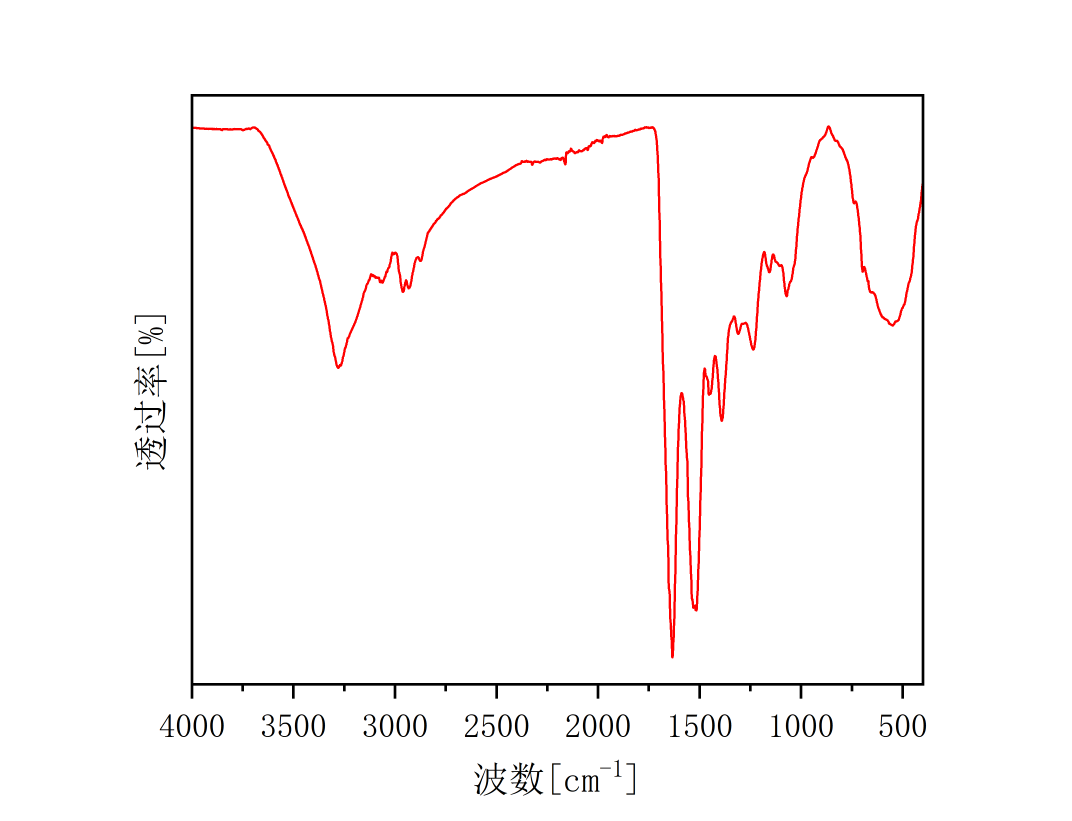
#> input picture standard_images/Albumine_FTIR.png, 3216 x 2462 px (shown at 1/3 size); its folder holds only this picture in this run
$ python build_standard_db.py
#> lines starting #> are read from the running program, lines starting #| are printed output that depends on the picture; after the words box and inside, x2 and y2 are one past the last pixel; in counts of white or black regions, pixels touching at a corner belong together
### utils.py
import cv2
import numpy as np
from scipy.interpolate import interp1d
# 1.核心清洗函数
def clean_and_parse_data(raw_data):
    """兼容两种输入格式：
      - dict: {'wavenumbers': [...], 'intensities': [...]}
      - list: [[x1, y1], [x2, y2], ...]
    """
    w_list, i_list = [], []
    if isinstance(raw_data, dict):
        raw_w = raw_data.get('wavenumbers', [])
        raw_i = raw_data.get('intensities', [])
        for w, i in zip(raw_w, raw_i):
            try:
                w_list.append(float(w))
                i_list.append(float(i))
            except ValueError:
                continue
    elif isinstance(raw_data, list):
        for item in raw_data:
            if len(item) >= 2:
                try:
                    w_list.append(float(item[0]))
                    i_list.append(float(item[1]))
                except ValueError:
                    continue
    if not w_list:
        return None, None
    #排序
    sorted_pairs = sorted(zip(w_list, i_list))
    w_sorted, i_sorted = zip(*sorted_pairs)
    #去重
    unique_w, unique_i = [], []
    if len(w_sorted) > 0:
        cur_w = w_sorted[0]
        cur_i_sum = i_sorted[0]
        cur_i_cnt = 1
        for j in range(1, len(w_sorted)):
            if w_sorted[j] - cur_w > 1e-6:
                unique_w.append(cur_w)
                unique_i.append(cur_i_sum / cur_i_cnt)
                cur_w = w_sorted[j]
                cur_i_sum = i_sorted[j]
                cur_i_cnt = 1
            else:
                cur_i_sum += i_sorted[j]
                cur_i_cnt += 1
        unique_w.append(cur_w)
        unique_i.append(cur_i_sum / cur_i_cnt)
    #插值对齐到1000个点
    num_points = 1000
    x_new = np.linspace(min(unique_w), max(unique_w), num_points)
    f = interp1d(unique_w, unique_i, kind='linear', fill_value="extrapolate")
    y_new = f(x_new)
    return x_new, y_new
#2.像素坐标清洗函数
def clean_pixel_data(pixel_x, pixel_y):
    """像素坐标数据去噪、去重、排序
    输入：原始像素坐标数组
    输出：清洗后的 (x, y) 数组
    """
    pixel_x = np.asarray(pixel_x, dtype=float)
    pixel_y = np.asarray(pixel_y, dtype=float)
    #按x排序
    sort_idx = np.argsort(pixel_x)
    pixel_x = pixel_x[sort_idx]
    pixel_y = pixel_y[sort_idx]
    #去除重复x值,取平均y,避免曲线粗细导致同一x有多个y
    unique_x = []
    unique_y = []
    if len(pixel_x) > 0:
        current_x = pixel_x[0]
        current_y_sum = pixel_y[0]
        current_y_count = 1
        for i in range(1, len(pixel_x)):
            if abs(pixel_x[i] - current_x) > 0.5:
                unique_x.append(current_x)
                unique_y.append(current_y_sum / current_y_count)
                current_x = pixel_x[i]
                current_y_sum = pixel_y[i]
                current_y_count = 1
            else:
                current_y_sum += pixel_y[i]
                current_y_count += 1
        unique_x.append(current_x)
        unique_y.append(current_y_sum / current_y_count)
    return np.array(unique_x), np.array(unique_y)
#3.光谱图片曲线提取
def extract_spectrum_master(image_path):
    """
    V7.0 融合版：专治带坐标轴的标准光谱图
    融合改进点：
      旧版：自动定位并切除坐标轴
      本版：Otsu自适应阈值 + 形态学开运算去噪
      旧版：每列至少3个黑点才认为是曲线
      本版：全像素中心线提取 + 边缘区域过滤
    返回：(pixel_x, pixel_y, message)
    """
    img = cv2.imread(image_path)
    if img is None:
        return None, None, "无法读取图片"
    gray = cv2.cvtColor(img, cv2.COLOR_BGR2GRAY)
    h, w = gray.shape
    _, binary = cv2.threshold(gray, 0, 255, cv2.THRESH_BINARY_INV + cv2.THRESH_OTSU)
    #找Y轴
    col_sum = np.sum(binary, axis=0)
    search_range_w = int(w * 0.2)
    y_axis_x = np.argmax(col_sum[:search_range_w])
    #找X轴
    row_sum = np.sum(binary, axis=1)
    search_range_h = int(h * 0.8)
    x_axis_y = np.argmax(row_sum[search_range_h:]) + search_range_h
    #安全校验
    if y_axis_x > w * 0.3:
        y_axis_x = int(w * 0.05)
    if x_axis_y < h * 0.5:
        x_axis_y = int(h * 0.95)
    #裁剪出纯净的绘图区
    padding = 5
    roi_x_start = y_axis_x + padding
    roi_y_end = x_axis_y - padding
    if roi_x_start >= w or roi_y_end <= 0:
        return None, None, "❌ 坐标轴检测异常，请确保图片包含完整坐标轴"
    roi_gray = gray[0:roi_y_end, roi_x_start:w]
    r_h, r_w = roi_gray.shape
    _, roi_bin = cv2.threshold(roi_gray, 0, 255, cv2.THRESH_BINARY_INV + cv2.THRESH_OTSU)
    kernel = np.ones((3, 3), np.uint8)
    roi_bin = cv2.morphologyEx(roi_bin, cv2.MORPH_OPEN, kernel, iterations=1)
    pixel_x_list = []
    pixel_y_list = []
    for x in range(r_w):
        col_data = roi_bin[:, x]
        black_indices = np.where(col_data > 0)[0]

        #过滤噪点
        if len(black_indices) >= 3:
            y_pos = np.mean(black_indices)
            # 还原为原图坐标
            pixel_x_list.append(x + roi_x_start)
            pixel_y_list.append(y_pos)
    if not pixel_x_list:
        return None, None, "未检测到有效曲线，请确保图片中曲线清晰可见"
    pixel_x = np.array(pixel_x_list)
    pixel_y = np.array(pixel_y_list)
    margin_x = int(w * 0.03)
    margin_y = int(h * 0.03)
    mask = (
        (pixel_x >= margin_x) & (pixel_x <= w - margin_x) &
        (pixel_y >= margin_y) & (pixel_y <= roi_y_end - margin_y)
    )
    pixel_x = pixel_x[mask]
    pixel_y = pixel_y[mask]
    if len(pixel_x) < 50:
        return None, None, "❌ 提取到的有效像素点太少，请确保图片中曲线区域清晰"
    return pixel_x, pixel_y, "✅ 像素提取成功"
def pixels_to_real_data(pixel_x, pixel_y,
                        real_x_range=(0, 4000),
                        real_y_range=None):
    """
    将像素坐标转换为真实光谱数据
    参数：
        pixel_x: X轴像素坐标数组
        pixel_y: Y轴像素坐标数组
        real_x_range: (x_min, x_max) 真实X轴范围，默认 (0, 4000) 适配FTIR
        real_y_range: (y_top, y_bottom) 真实Y轴范围，默认 None 自动推断
    返回：
        (wavenumbers, intensities, message)
    """
    if len(pixel_x) == 0:
        return None, None, "❌ 没有提取到有效像素点"
    #1.清洗数据
    clean_x, clean_y = clean_pixel_data(pixel_x, pixel_y)
    if clean_x is None or len(clean_x) < 10:
        return None, None, "❌ 有效数据点不足，无法完成转换"
    #2.X轴映射
    min_px = np.min(clean_x)
    max_px = np.max(clean_x)
    if max_px == min_px:
        return None, None, "X轴提取范围异常"
    real_x = real_x_range[0] + (clean_x - min_px) / (max_px - min_px) * (real_x_range[1] - real_x_range[0])
    #3.Y轴映射
    min_py = np.min(clean_y)
    max_py = np.max(clean_y)
    if (max_py - min_py) < 10:
        return None, None, "⚠️ 提取到的曲线过于平直"
    if real_y_range is None:
        y_top_val = 100.0
        y_bot_val = 0.0
    else:
        y_top_val = real_y_range[0]
        y_bot_val = real_y_range[1]
    #（翻转）
    real_y = y_top_val - (clean_y - min_py) / (max_py - min_py) * (y_top_val - y_bot_val)
    # 4. 打包数据，统一清洗
    raw_dict = {
        'wavenumbers': real_x.tolist(),
        'intensities': real_y.tolist()
    }
    final_w, final_i = clean_and_parse_data(raw_dict)
    if final_w is not None:
        return final_w, final_i, "✅ 数据转换成功"
    else:
        return None, None, "❌ 数据清洗失败"

### build_standard_db.py
import os
import json
import sqlite3
import pandas as pd
import numpy as np
from utils import clean_and_parse_data, extract_spectrum_master, pixels_to_real_data

DB_NAME = 'spectrum_data.db'
CSV_FOLDER = 'standard_csv'       # 存放标准 CSV 的文件夹
IMAGE_FOLDER = 'standard_images'  # 存放标准图片的文件夹

def save_standard_to_db(file_name, material_name, spectrum_type, wavenumbers, intensities):
    """将标准数据存入数据库，强制打上 'Standard' 标签"""
    try:
        data_dict = {'wavenumbers': wavenumbers.tolist(), 'intensities': intensities.tolist()}
        data_json = json.dumps(data_dict)

        conn = sqlite3.connect(DB_NAME)
        cursor = conn.cursor()
        cursor.execute('''
            INSERT INTO spectra (file_name, material_name, spectrum_type, data_json, source_tag)
            VALUES (?, ?, ?, ?, 'Standard')
        ''', (file_name, material_name, spectrum_type, data_json))
        conn.commit()
        conn.close()
        return True
    except Exception as e:
        print(f"❌ 存入数据库失败 ({file_name}): {str(e)}")
        return False

def build_database():
    # 1. 自动创建文件夹（如果不存在）
    os.makedirs(CSV_FOLDER, exist_ok=True)
    os.makedirs(IMAGE_FOLDER, exist_ok=True)

    success_count = 0

    # 2. 批量导入 CSV
    print("📂 正在扫描标准 CSV 文件...")
    for file_name in os.listdir(CSV_FOLDER):
        if file_name.endswith('.csv'):
            file_path = os.path.join(CSV_FOLDER, file_name)
            try:
                df = pd.read_csv(file_path)
                if len(df.columns) >= 2:
                    w = df.iloc[:, 0].values.astype(float)
                    i = df.iloc[:, 1].values.astype(float)

                    # 清洗并对齐到 1000 个点
                    final_w, final_i = clean_and_parse_data({'wavenumbers': w, 'intensities': i})
                    if final_w is not None:
                        material = os.path.splitext(file_name)[0]
                        save_standard_to_db(file_name, material, "透射率", final_w, final_i)
                        success_count += 1
                        print(f"  ✅ CSV 导入成功: {material}")
            except Exception as e:
                print(f"  ❌ CSV 解析失败 ({file_name}): {e}")

    # 3. 批量导入图片
    print("📸 正在扫描标准图片文件...")
    for file_name in os.listdir(IMAGE_FOLDER):
        if file_name.lower().endswith(('.jpg', '.jpeg', '.png')):
            file_path = os.path.join(IMAGE_FOLDER, file_name)

            # 提取像素
            pixel_x, pixel_y, msg = extract_spectrum_master(file_path)
#> in extract_spectrum_master, img is the input picture: shape (2462, 3216, 3); mean B, G, R 249.4, 249.4, 251.5
#> in extract_spectrum_master, `_, binary = cv2.threshold(gray, 0, 255, cv2.THRESH_BINARY_INV + cv2.TH..`:
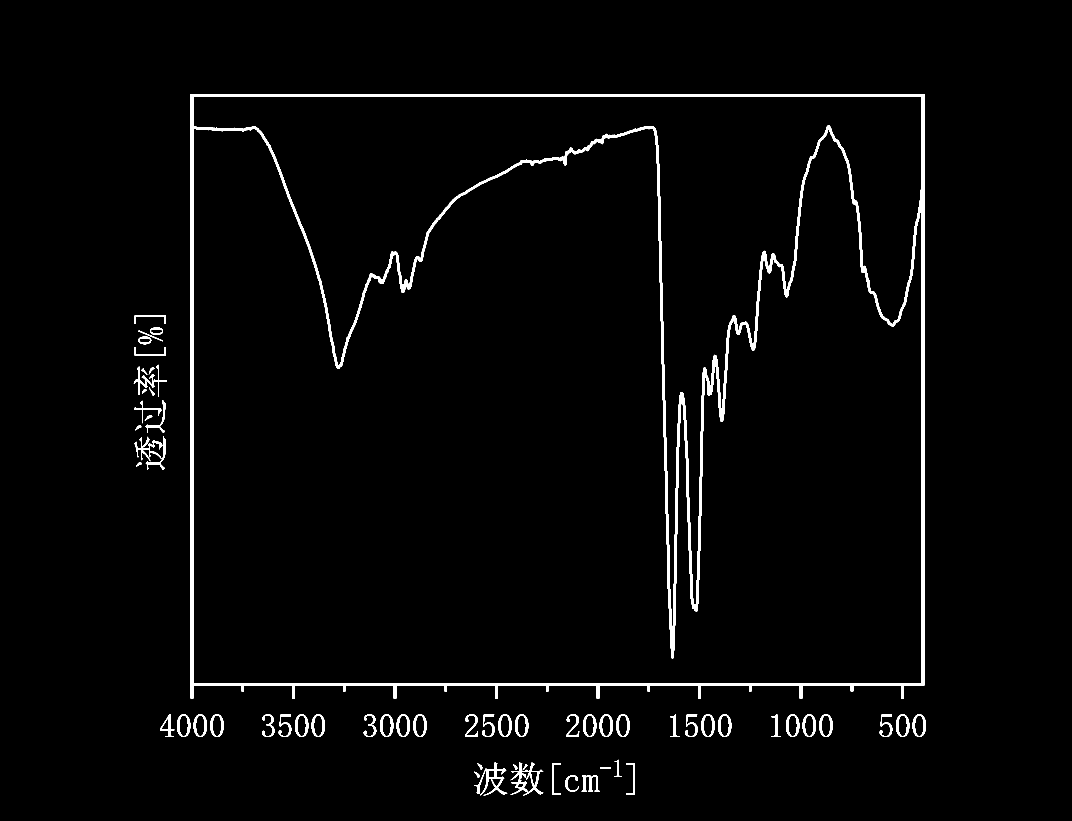
#> binary: shape (2462, 3216) (shown at 1/3 size); 2.2% white; 63 white regions, largest, box (x1, y1, x2, y2) and area: (572, 282, 2773, 2096) 133458, (1440, 2287, 1522, 2387) 1686, (403, 1310, 488, 1384) 1446
#> in extract_spectrum_master, `col_sum = np.sum(binary, axis=0)`: col_sum = 3216 values, max 465885 at index 2771, min 0 at index 0, mean 13965.9
#> in extract_spectrum_master, `y_axis_x = np.argmax(col_sum[:search_range_w])`: y_axis_x = 572
#> in extract_spectrum_master, `row_sum = np.sum(binary, axis=1)`: row_sum = 2462 values, max 561255 at index 282, min 0 at index 0, mean 18243.1
#> in extract_spectrum_master, `x_axis_y = np.argmax(row_sum[search_range_h:]) + search_range_h`: x_axis_y = 2049
#> in extract_spectrum_master, `roi_x_start = y_axis_x + padding`: roi_x_start = 577
#> in extract_spectrum_master, `roi_y_end = x_axis_y - padding`: roi_y_end = 2044
#> in extract_spectrum_master, `roi_gray = gray[0:roi_y_end, roi_x_start:w]`:
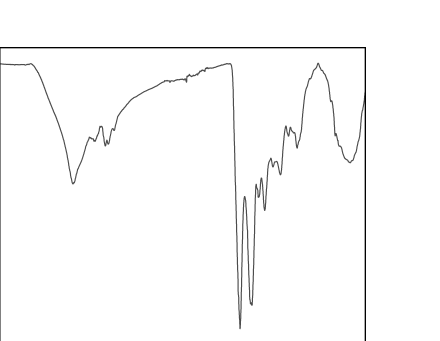
#> roi_gray: shape (2044, 2639) (shown at 1/6 size); min 0, max 255, mean 251
#> in extract_spectrum_master, `_, roi_bin = cv2.threshold(roi_gray, 0, 255, cv2.THRESH_BINARY_INV + c..`:
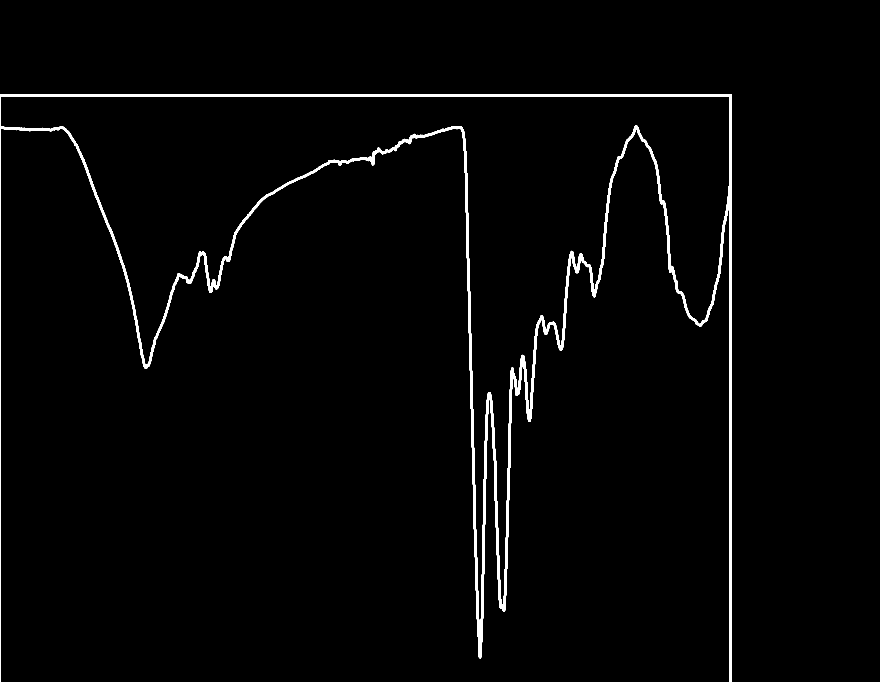
#> roi_bin: shape (2044, 2639) (shown at 1/3 size); 1.9% white; 1 white region, box (x1, y1, x2, y2) and area: (0, 282, 2196, 2044) 103512
#> the loop in extract_spectrum_master, `for x in range(r_w):` made 2639 passes
#> y_pos on passes 1 to 8: 1162.5, 1162.5, 1162.5, 331, 331, 331, 331, 331
#> after the loop in extract_spectrum_master, `for x in range(r_w):`: pixel_x_list = 2196 values from 577 to 2772; pixel_y_list = 2196 values, max 1815.6 at index 1443, min 330.5 at index 181, mean 592.6
#> in extract_spectrum_master, `pixel_x = np.array(pixel_x_list)`: pixel_x = 2196 values from 577 to 2772
#> in extract_spectrum_master, `pixel_y = np.array(pixel_y_list)`: pixel_y has the same summary as pixel_y_list
#> pixel_x = 2196 values from 577 to 2772; pixel_y has the same summary as pixel_y_list in extract_spectrum_master; msg = '✅ 像素提取成功'
            if pixel_x is not None:
                # 像素转真实数据
                final_w, final_i, msg2 = pixels_to_real_data(pixel_x, pixel_y)
#> in clean_pixel_data, `pixel_x = np.asarray(pixel_x, dtype=float)`: pixel_x = 2196 values from 577 to 2772
#> in clean_pixel_data, `pixel_y = np.asarray(pixel_y, dtype=float)`: pixel_y has the same summary as pixel_y_list in extract_spectrum_master
#> in clean_pixel_data, `sort_idx = np.argsort(pixel_x)`: sort_idx = 2196 values from 0 to 2195
#> in clean_pixel_data, `current_x = pixel_x[0]`: current_x = 577
#> in clean_pixel_data, `current_y_sum = pixel_y[0]`: current_y_sum = 1162.5
#> the loop in clean_pixel_data, `for i in range(1, len(pixel_x)):` made 2195 passes
#> after the loop in clean_pixel_data, `for i in range(1, len(pixel_x)):`: current_x = 2772; current_y_count = 1; current_y_sum = 1162.5; unique_x = 2195 values from 577 to 2771; unique_y = 2195 values, max 1815.6 at index 1443, min 330.5 at index 181, mean 592.3
#> in pixels_to_real_data, `clean_x, clean_y = clean_pixel_data(pixel_x, pixel_y)`: clean_x = 2196 values from 577 to 2772; clean_y has the same summary as pixel_y_list in extract_spectrum_master
#> in pixels_to_real_data, `min_px = np.min(clean_x)`: min_px = 577
#> in pixels_to_real_data, `max_px = np.max(clean_x)`: max_px = 2772
#> in pixels_to_real_data, `real_x = real_x_range[0] + (clean_x - min_px) / (max_px - min_px) * (r..`: real_x = 2196 values from 0 to 4000
#> in pixels_to_real_data, `min_py = np.min(clean_y)`: min_py = 330.5
#> in pixels_to_real_data, `max_py = np.max(clean_y)`: max_py = 1815.6
#> in pixels_to_real_data, `real_y = y_top_val - (clean_y - min_py) / (max_py - min_py) * (y_top_v..`: real_y = 2196 values, max 100 at index 181, min 0 at index 1443, mean 82.35
#> in clean_and_parse_data, `raw_w = raw_data.get('wavenumbers', [])`: raw_w = 2196 values from 0 to 4000
#> in clean_and_parse_data, `raw_i = raw_data.get('intensities', [])`: raw_i has the same summary as real_y in pixels_to_real_data
#> the loop in clean_and_parse_data, `for w, i in zip(raw_w, raw_i):` made 2196 passes
#> (w, i) on passes 1 to 3: (0, 43.98), (1.82, 43.98), (3.64, 43.98)
#> after the loop in clean_and_parse_data, `for w, i in zip(raw_w, raw_i):`: i_list has the same summary as real_y in pixels_to_real_data
#> in clean_and_parse_data, `sorted_pairs = sorted(zip(w_list, i_list))`: sorted_pairs = 2196 pairs, first value 0 to 4000, second value 0 to 100
#> in clean_and_parse_data, `w_sorted, i_sorted = zip(*sorted_pairs)`: w_sorted = 2196 values from 0 to 4000; i_sorted has the same summary as real_y in pixels_to_real_data
#> in clean_and_parse_data, `cur_w = w_sorted[0]`: cur_w = 0
#> in clean_and_parse_data, `cur_i_sum = i_sorted[0]`: cur_i_sum = 43.98
#> the loop in clean_and_parse_data, `for j in range(1, len(w_sorted)):` made 2195 passes
#> (cur_w, cur_i_sum) on passes 1 to 8: (1.82, 43.98), (3.64, 43.98), (5.47, 99.97), (7.29, 99.97), (9.11, 99.97), (10.93, 99.97), (12.76, 99.97), (14.58, 99.97)
                if final_w is not None:
                    material = os.path.splitext(file_name)[0]
                    save_standard_to_db(file_name, material, "吸光度", final_w, final_i)
                    success_count += 1
                    print(f"  ✅ 图片导入成功: {material}")
                else:
                    print(f"  ❌ 图片坐标转换失败 ({file_name}): {msg2}")
            else:
                print(f"  ❌ 图片曲线提取失败 ({file_name}): {msg}")

    print(f"\n🎉 标准库构建完成！共成功导入 {success_count} 条标准数据！")

if __name__ == '__main__':
    build_database()
